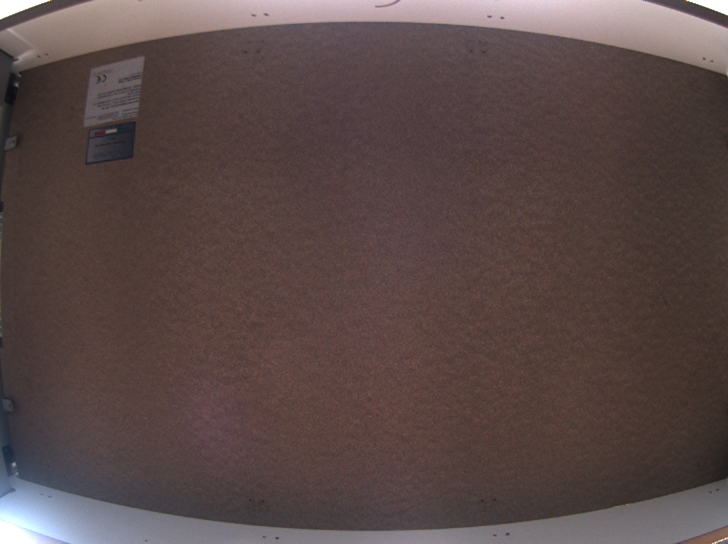
#> input picture code/calibration_pictures/image.png, 728 x 544 px; its folder holds 2 pictures in this run
$ python correct_images.py
#> lines starting #> are read from the running program, lines starting #| are printed output that depends on the picture
import cv2
import numpy as np
import glob

# Camera matrix and distortion coefficients from calibration
camera_matrix = np.array([[458.11615111, 0., 367.97913048],
                          [0., 458.19122834, 272.04155943],
                          [0., 0., 1.]])
dist_coeffs = np.array([[-0.32281387, 0.17342487, -0.0012062, 0.004915, -0.07841724]])

# Load images
images = glob.glob('./calibration_pictures/*.png')

for filename in images:
    image = cv2.imread(filename)
#> image is the input picture: shape (544, 728, 3); mean B, G, R 71.3, 72.8, 89.8
    h, w = image.shape[:2]
#> h = 544; w = 728

    # Get the optimal new camera matrix with a scaling factor close to 1 (to reduce cropping)
    new_camera_matrix, roi = cv2.getOptimalNewCameraMatrix(camera_matrix, dist_coeffs, (w, h), 1, (w, h))
#> roi = (367, 118, 300, 285)

    # Undistort the image
    undistorted_image = cv2.undistort(image, camera_matrix, dist_coeffs, None, new_camera_matrix)
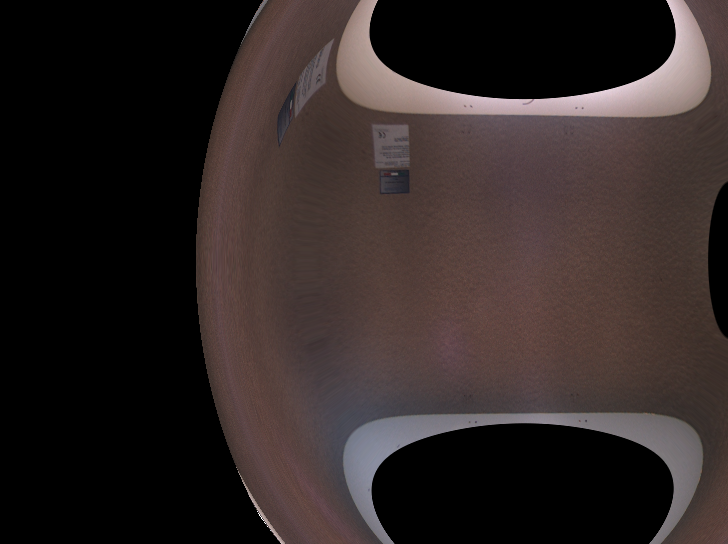
#> undistorted_image: shape (544, 728, 3); mean B, G, R 37.8, 38.9, 48.1

    # Preserve aspect ratio by calculating the correct crop
    x, y, roi_w, roi_h = roi
#> x = 367; y = 118; roi_w = 300; roi_h = 285
    aspect_ratio = w / h
#> aspect_ratio = 1.34
    new_h = roi_h
#> new_h = 285
    new_w = int(new_h * aspect_ratio)
#> new_w = 381

    # Ensure new dimensions are within image bounds
    new_w = min(new_w, roi_w)
#> new_w = 300
    new_h = int(new_w / aspect_ratio)
#> new_h = 224

    # Crop the undistorted image to preserve the aspect ratio
    # undistorted_image = undistorted_image[y:y+new_h, x:x+new_w]

    # Save or display the undistorted image
    cv2.imshow('Undistorted Image', undistorted_image)
    cv2.waitKey(0)

    # Optionally, save the corrected images
    output_filename = filename.replace('calibration_pictures', 'undistorted_pictures')
    cv2.imwrite(output_filename, undistorted_image)
#> pass 2 of the loop `for filename in images:`:
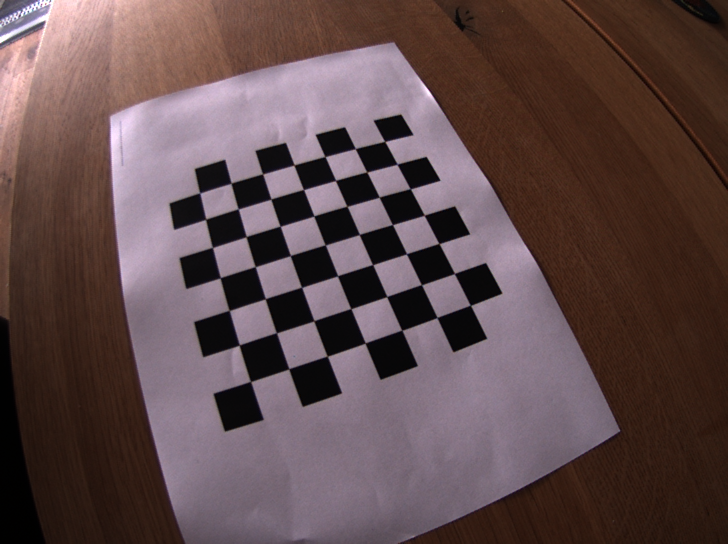
#> input picture code/calibration_pictures/image2.png, 728 x 544 px
#> image is the input picture: shape (544, 728, 3); mean B, G, R 76.1, 75.1, 95.9
#> `undistorted_image = cv2.undistort(image, camera_matrix, dist_coeffs, N..`:
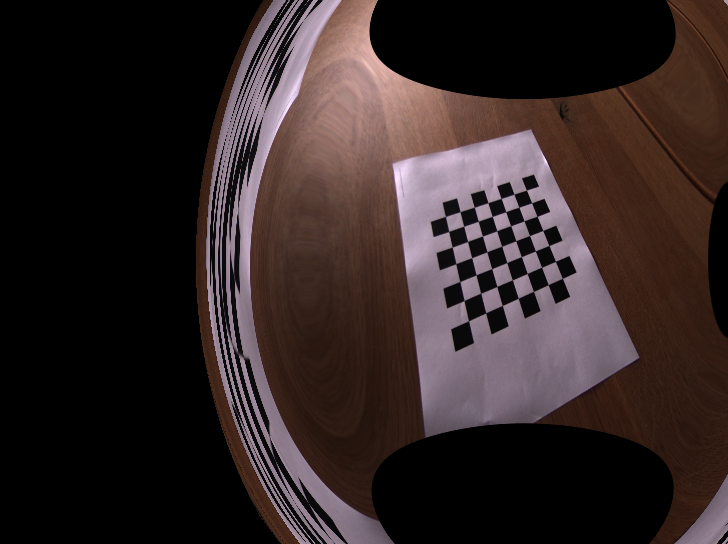
#> undistorted_image: shape (544, 728, 3); mean B, G, R 37.4, 38.1, 49.9

cv2.destroyAllWindows()
